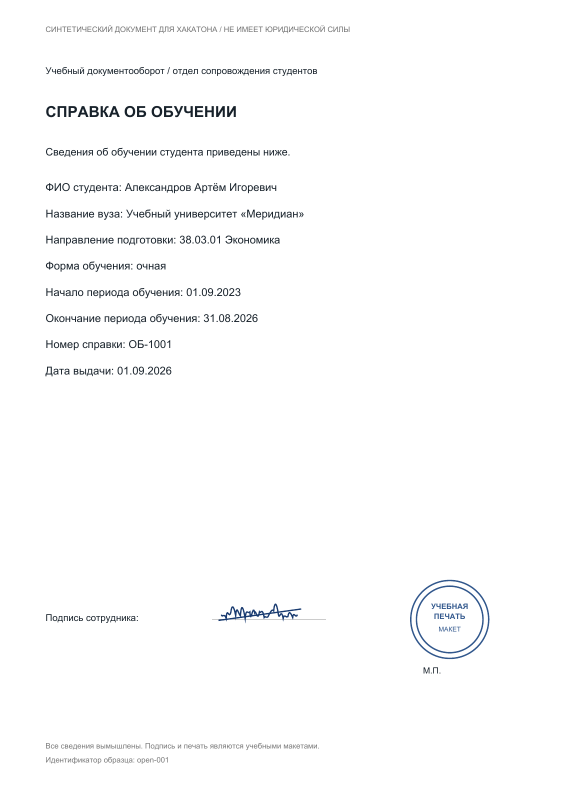
#> input picture backend/data/documents/open-001.png, 1132 x 1600 px (shown at 1/2 size)
$ python -i marks.py   (imports and definitions only)
#> lines starting #> are read from the running program, lines starting #| are printed output that depends on the picture; after the words box and inside, x2 and y2 are one past the last pixel; in counts of white or black regions, pixels touching at a corner belong together
#> in detect_marks_png, img is the input picture: shape (1600, 1132, 3); mean B, G, R 251.6, 251.4, 251.2
### backend/app/core/config_loader.py
from functools import lru_cache
from pathlib import Path
import yaml
CONFIG_PATH = (
    Path(__file__).resolve().parent.parent.parent
    / "data" / "doc_types.yaml"
)
@lru_cache(maxsize=1)
def load_doc_types() -> dict:
    if not CONFIG_PATH.exists():
        raise FileNotFoundError(f"Конфиг не найден: {CONFIG_PATH}")
    with CONFIG_PATH.open(encoding="utf-8") as f:
        data = yaml.safe_load(f)
    if not isinstance(data, dict):
        raise ValueError("doc_types.yaml должен содержать словарь типов")
    return data
def get_type(doc_type: str) -> dict:
    data = load_doc_types()
    if doc_type not in data:
        raise ValueError(f"Неизвестный тип документа: {doc_type}")
    return data[doc_type]
def all_types() -> list[str]:
    return list(load_doc_types().keys())
def all_titles() -> dict[str, str]:
    return {k: v.get("title", k) for k, v in load_doc_types().items()}

### backend/app/core/marks.py
import cv2
import numpy as np
SIG_THRESHOLD = 500
SEAL_THRESHOLD = 1500
def _normalize_size(img, target_width=1200):
#> called with target_width = 1200
    h, w = img.shape[:2]
#> h = 1600; w = 1132
    if w == target_width:
        return img
    scale = target_width / w
#> scale = 1.06
    interp = cv2.INTER_AREA if scale < 1 else cv2.INTER_CUBIC
#> interp = 2
    return cv2.resize(img, (target_width, int(h * scale)), interpolation=interp)
def _thresholds_for(doc_type):
    try:
        from app.core.config_loader import get_type
        cfg = get_type(doc_type)
        m = cfg.get("marks", {}) or {}
        return (
            int(m.get("sig_threshold", SIG_THRESHOLD)),
            int(m.get("seal_threshold", SEAL_THRESHOLD)),
        )
    except Exception:
        return SIG_THRESHOLD, SEAL_THRESHOLD
def _strict_detect(img, doc_type=None, kind="pdf"):
    if img is None or img.size == 0:
        return False, False
    img = _normalize_size(img)
    h, w = img.shape[:2]
#> h = 1696; w = 1200
    hsv = cv2.cvtColor(img, cv2.COLOR_BGR2HSV)
#> hsv: shape (1696, 1200, 3); mean H, S, V 2.7, 1.5, 251.5
    mask = cv2.inRange(hsv, (90, 80, 60), (140, 255, 255))
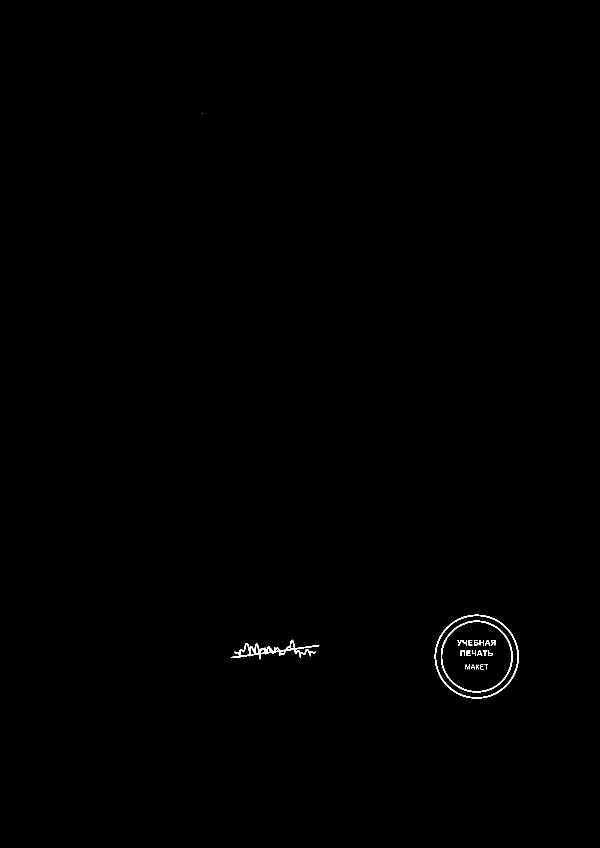
#> mask: shape (1696, 1200) (shown at 1/2 size); 0.24% white in thin lines or dots, all inside (x1, y1, x2, y2) = (404, 226, 1038, 1397)
    sig_region = mask.copy()
    sig_region[: int(h * 0.45), :] = 0
#> sig_region: shape (1696, 1200); 0.24% white in thin lines or dots, all inside (x1, y1, x2, y2) = (463, 1229, 1038, 1397)
    sig_region[:, int(w * 0.60):] = 0
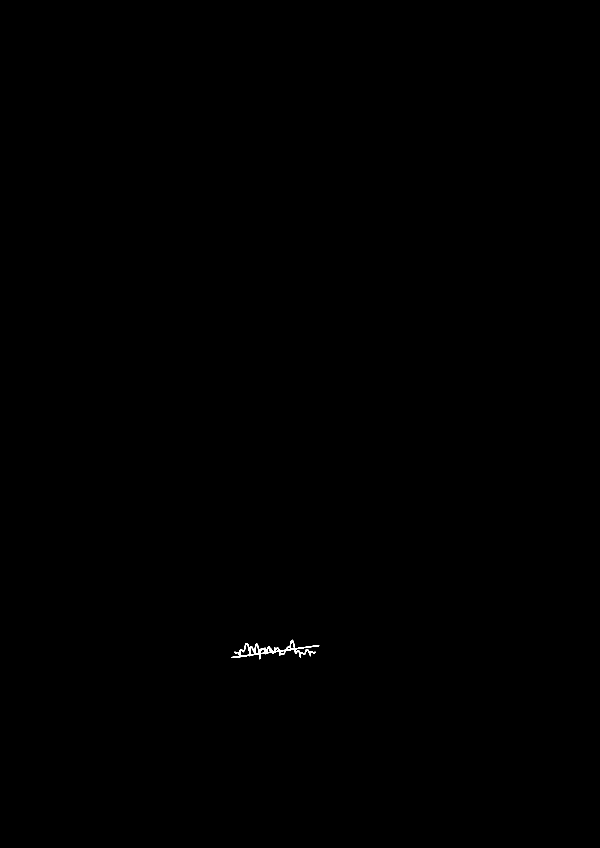
#> sig_region: shape (1696, 1200) (shown at 1/2 size); 0.07% white; 1 white region, box (x1, y1, x2, y2) and area: (463, 1279, 639, 1319) 1456
    seal_region = mask.copy()
    seal_region[: int(h * 0.40), :] = 0
    seal_region[:, : int(w * 0.60)] = 0
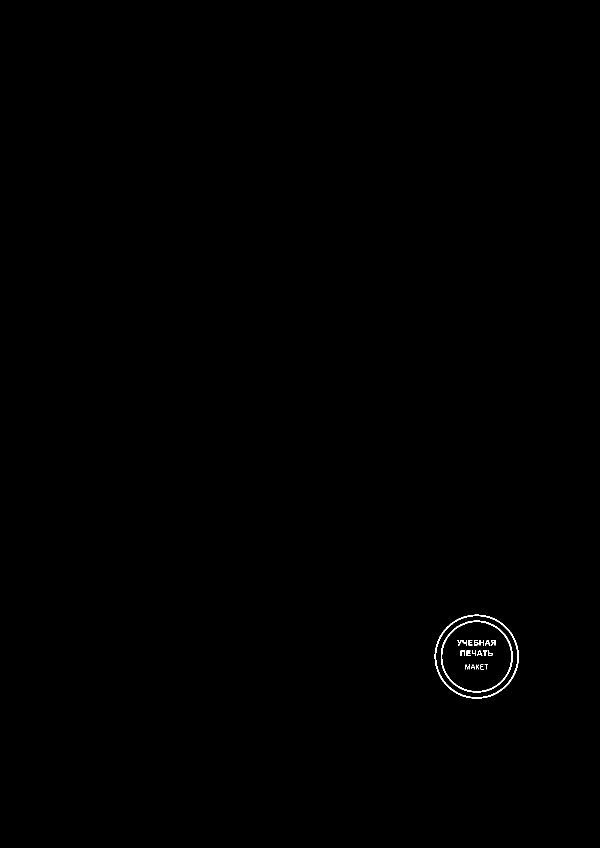
#> seal_region: shape (1696, 1200) (shown at 1/2 size); 0.17% white in thin lines or dots, all inside (x1, y1, x2, y2) = (869, 1229, 1038, 1397)
    sig_px = int(np.count_nonzero(sig_region))
#> sig_px = 1456
    seal_px = int(np.count_nonzero(seal_region))
#> seal_px = 3496
    sig_th, seal_th = _thresholds_for(doc_type)
    print(f"[marks-strict] {doc_type} ({kind}): sig={sig_px} (th={sig_th}), seal={seal_px} (th={seal_th})")
#| [marks-strict] None (png): sig=1456 (th=500), seal=3496 (th=1500)
    return sig_px >= sig_th, seal_px >= seal_th
# [74 lines left out: functions _auto_mask, _classify_cluster, _loose_detect, not called in this run]
def detect_marks_png(path, doc_type=None, mode="strict"):
    img = cv2.imread(str(path))
    if img is None:
        return False, False
    if mode == "loose":
        return _loose_detect(img)
    return _strict_detect(img, doc_type, kind="png")
# [20 lines left out: function detect_marks_pdf, not called in this run]

>>> result = detect_marks_png('../../data/documents/open-001.png')
#> result = (True, True)
